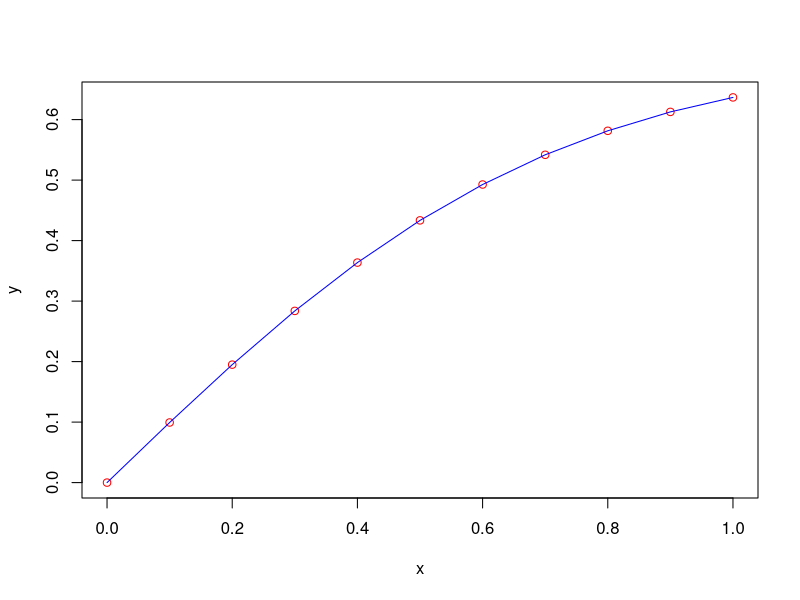

R code for this plot:
FunPr = function(x,y)
{
	return (cos(x+y)+0.75*(x-y))
}
a = 0
b = 1
y0 = 0

MetAdamBosh4 = function(fun, a, b, y0, n)
{
	h = (b-a)/n
	x = c(1:(n+1))
	y = c(1:(n+1))
	f = c(1:(n+1))
	x[1] = a
	y[1] = y0
	f[1] = fun(x[1], y[1])
	for (i in 1:3)
	{
		x[i+1] = x[i] + h
		k1 = h*f[i]
		k2 = h*fun(x[i]+h/2, y[i]+k1/2)
		k3 = h*fun(x[i]+h/2, y[i]+k2/2)
		k4 = h*fun(x[i]+h, y[i]+k3)
		y[i+1] = y[i] + 1/6*(k1 + 2*k2 +2*k3 +k4)
		f[i+1] = fun(x[i+1], y[i+1])
	}
for (i in 4:n)
{
	x[i+1] = x[i] + h
	y[i+1] = y[i] + h/24*(55*f[i] - 59*f[i-1] +
			+ 37*f[i-2] - 9*f[i-3])
	f[i+1] = fun(x[i+1], y[i+1])
}
return(cbind(x,y))
}

n = 10
xy = MetAdamBosh4(FunPr, a, b, y0, n)
xy

x = xy[, 1]
y = xy[, 2]
plot(x, y, type = "p", col="red")
#FunAn = function(x)
#{
#	return (2*exp(x) - x - 1)
#}
#x1 = seq(x[1], x[n+1], by=0.01)
#y1 = FunAn(x1)
lines(xy, col="blue")
